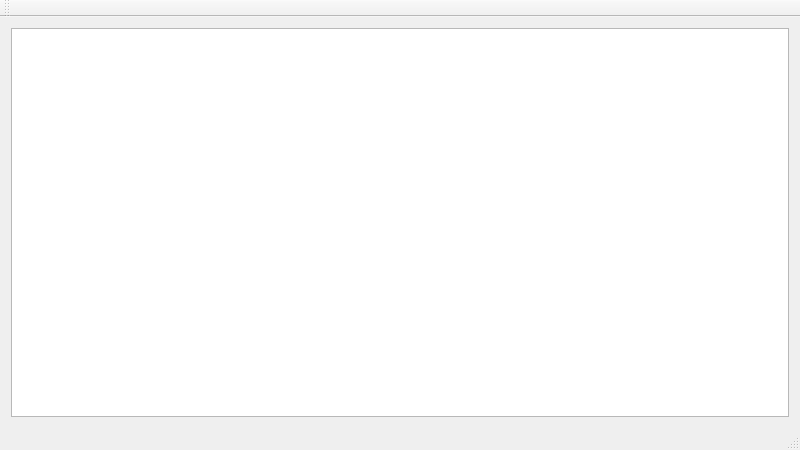
<?xml version="1.0" encoding="UTF-8"?>
<ui version="4.0">
 <class>MainWindow</class>
 <widget class="QMainWindow" name="MainWindow">
  <property name="geometry">
   <rect>
    <x>0</x>
    <y>0</y>
    <width>800</width>
    <height>450</height>
   </rect>
  </property>
  <property name="minimumSize">
   <size>
    <width>16</width>
    <height>0</height>
   </size>
  </property>
  <property name="windowTitle">
   <string>MainWindow</string>
  </property>
  <widget class="QWidget" name="centralWidget">
   <layout class="QFormLayout" name="formLayout">
    <item row="0" column="0" colspan="2">
     <widget class="QTableWidget" name="tableWidget"/>
    </item>
   </layout>
  </widget>
  <widget class="QMenuBar" name="menuBar">
   <property name="geometry">
    <rect>
     <x>0</x>
     <y>0</y>
     <width>800</width>
     <height>20</height>
    </rect>
   </property>
  </widget>
  <widget class="QToolBar" name="mainToolBar">
   <attribute name="toolBarArea">
    <enum>TopToolBarArea</enum>
   </attribute>
   <attribute name="toolBarBreak">
    <bool>false</bool>
   </attribute>
  </widget>
  <widget class="QStatusBar" name="statusBar"/>
 </widget>
 <layoutdefault spacing="6" margin="11"/>
 <resources/>
 <connections/>
</ui>
